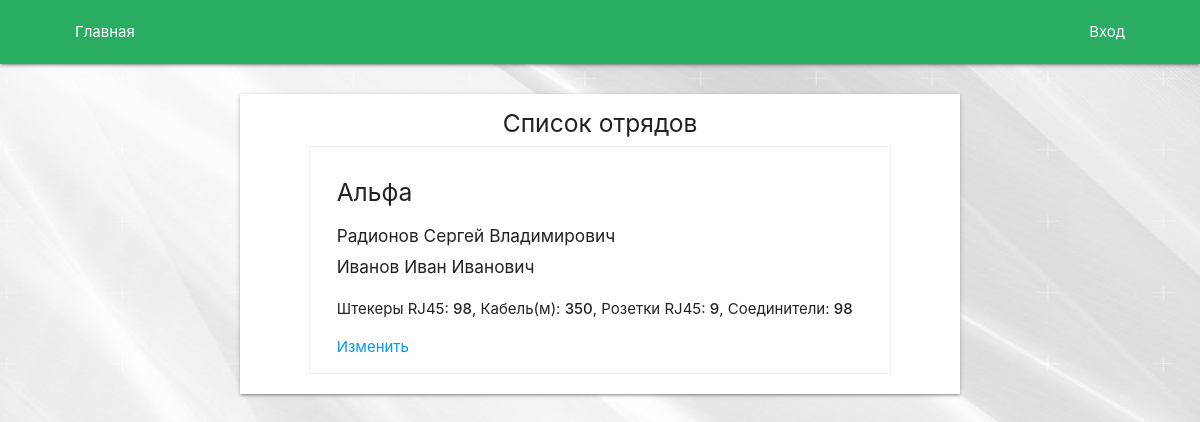
The app's page /group/list/, older data.
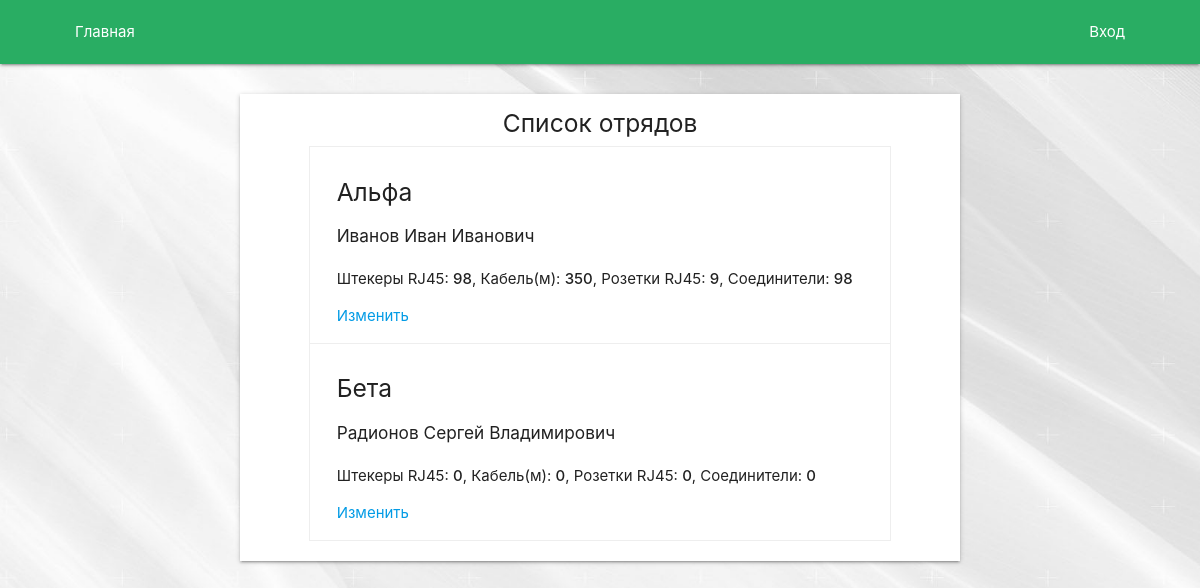
The same page, newer data.
### Group/models.py (models this page shows, shortened)
class Group(models.Model):
    name = models.CharField(max_length=128)
    is_active = models.BooleanField(default=True)
    plug = models.IntegerField(default=0)
    cable = models.IntegerField(default=0)
    rosette = models.IntegerField(default=0)
    connector = models.IntegerField(default=0)
    class Meta:
        verbose_name_plural = 'Отряды'
        verbose_name = 'Отряд'

### Account/models.py (models this page shows, shortened)
class ExtUser(models.Model):
    user = models.OneToOneField(User, on_delete=models.CASCADE)
    is_worker = models.BooleanField(default=False)
    surname = models.CharField(max_length=256, default='')
    phone = models.CharField(max_length=16, default='')
    group = models.ForeignKey(Group, on_delete=models.SET_NULL, null=True, blank=True)
    class Meta:
        verbose_name = 'Расш. пользователь'
        verbose_name_plural = 'Расш. пользователи'

### Group/views.py (the view)
# urls.py: path('list/', group_list),
def group_list(request):
    groups = Group.objects.all()
    return render(request, 'Group/GroupList.html', {'groups': groups})

### templates/Group/GroupList.html (shortened to what this page needs)
{% extends 'base.html' %}
{% load static %}
{% load order_extra %}
{% block content %}
    <div class="container">
        <div class="row">
            <form method="post">
                <div class="col s12 m10 offset-m1 l8 offset-l2 xl6 offset-xl3 order_list z-depth-1">
                    {% if groups|length == 0 %}
                        <h5 class="center-align">Отрядов нет</h5>
                    {% else %}
                        <h5 class="center-align">Список отрядов</h5>
                    {% endif %}
                    {% for group in groups %}
                        <div class="col s10 offset-s1 group">
                            <div class="col s12">
                                <h5>{{ group.name }}</h5>
                            </div>
                            <div class="col s12">
                                {% for extuser in group.extuser_set.all %}
                                    <h6>{{ extuser.user.last_name }} {{ extuser.user.first_name }} {{ extuser.surname }}</h6>
                                {% endfor %}
                            </div>
                            <div class="col s12">
                                <p>Штекеры RJ45: <b>{{ group.plug }}</b>, Кабель(м): <b>{{ group.cable }}</b>, Розетки RJ45: <b>{{  group.rosette }}</b>, Соединители: <b>{{ group.connector }}</b></p>
                            </div>
                            <div class="col s12">
                                <a href="/group/{{ group.id }}/">Изменить</a>
                            </div>
                        </div>
                    {% endfor %}
                </div>
            </form>
        </div>
    </div>
{% endblock content %}

Row changes from the older to the newer data that the page shows:
changed Group "Альфа": loses ExtUser (user.last_name "Радионов", user.first_name "Сергей", surname "Владимирович")
added Group: name "Бета", plug "0", cable "0", rosette "0", connector "0", ExtUser (user.last_name "Радионов", user.first_name "Сергей", surname "Владимирович")
